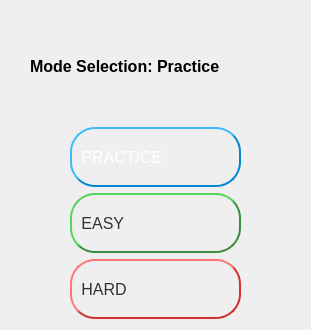
                    <widget class="QWidget" name="widget" native="true">
                     <property name="minimumSize">
                      <size>
                       <width>311</width>
                       <height>330</height>
                      </size>
                     </property>
                     <property name="maximumSize">
                      <size>
                       <width>311</width>
                       <height>330</height>
                      </size>
                     </property>
                     <property name="styleSheet">
                      <string notr="true">QWidget {
    background: qlineargradient(spread:pad, x1:0, y1:0, x2:1, y2:1, 
                                stop:0 #e1f5fe, stop:1 #b3e5fc); /* 稍微深一點的藍色 */
}
</string>
                     </property>
                     <layout class="QGridLayout" name="gridLayout">
                      <item row="0" column="0">
                       <widget class="QLabel" name="mode_selection_label">
                        <property name="minimumSize">
                         <size>
                          <width>580</width>
                          <height>0</height>
                         </size>
                        </property>
                        <property name="maximumSize">
                         <size>
                          <width>580</width>
                          <height>16777215</height>
                         </size>
                        </property>
                        <property name="font">
                         <font>
                          <family>Arial</family>
                          <pointsize>12</pointsize>
                          <weight>75</weight>
                          <bold>true</bold>
                         </font>
                        </property>
                        <property name="styleSheet">
                         <string notr="true">QLabel {
	font-weight: bold;
	padding: 4px 15px;
}</string>
                        </property>
                        <property name="text">
                         <string>Mode Selection: Practice</string>
                        </property>
                       </widget>
                      </item>
                      <item row="1" column="0">
                       <layout class="QGridLayout" name="gridLayout_3">
                        <item row="0" column="0">
                         <widget class="QPushButton" name="practice_btn">
                          <property name="sizePolicy">
                           <sizepolicy hsizetype="Minimum" vsizetype="Fixed">
                            <horstretch>0</horstretch>
                            <verstretch>0</verstretch>
                           </sizepolicy>
                          </property>
                          <property name="minimumSize">
                           <size>
                            <width>171</width>
                            <height>60</height>
                           </size>
                          </property>
                          <property name="maximumSize">
                           <size>
                            <width>171</width>
                            <height>60</height>
                           </size>
                          </property>
                          <property name="font">
                           <font>
                            <family>Arial</family>
                            <pointsize>12</pointsize>
                           </font>
                          </property>
                          <property name="cursor">
                           <cursorShape>PointingHandCursor</cursorShape>
                          </property>
                          <property name="styleSheet">
                           <string notr="true">QPushButton {
    color: #333;
    border: 2px solid #0288d1; /* 藍色邊框 */
    border-radius: 25px;
    border-style: outset;
	text-align: left;
    background: qradialgradient(
        cx: 0.3, cy: -0.4, fx: 0.3, fy: -0.4,
        radius: 1.35, stop: 0 #81d4fa, stop: 1 #0288d1
    );
    padding: 5px;
}

QPushButton:hover {
    background: qradialgradient(
        cx: 0.3, cy: -0.4, fx: 0.3, fy: -0.4,
        radius: 1.35, stop: 0 #4fc3f7, stop: 1 #0277bd
    );
}

QPushButton:pressed {
    background: qradialgradient(
        cx: 0.3, cy: -0.4, fx: 0.3, fy: -0.4,
        radius: 1.35, stop: 0 #0288d1, stop: 1 #01579b
    );
}

QPushButton:checked {
    background: qradialgradient(
        cx: 0.3, cy: -0.4, fx: 0.3, fy: -0.4,
        radius: 1.35, stop: 0 #0288d1, stop: 1 #01579b
    );
    color: white; /* 選中時文字變白比較清楚 */
}

QPushButton:focus {
    outline: none;
}</string>
                          </property>
                          <property name="text">
                           <string> PRACTICE</string>
                          </property>
                          <property name="icon">
                           <iconset resource="resource.qrc">
                            <normaloff>:/icons/icons/icons8-1-key-80.png</normaloff>:/icons/icons/icons8-1-key-80.png</iconset>
                          </property>
                          <property name="iconSize">
                           <size>
                            <width>25</width>
                            <height>25</height>
                           </size>
                          </property>
                          <property name="checkable">
                           <bool>true</bool>
                          </property>
                          <property name="checked">
                           <bool>true</bool>
                          </property>
                          <property name="autoRepeat">
                           <bool>false</bool>
                          </property>
                          <property name="autoExclusive">
                           <bool>true</bool>
                          </property>
                         </widget>
                        </item>
                        <item row="2" column="0">
                         <widget class="QPushButton" name="hard_btn">
                          <property name="minimumSize">
                           <size>
                            <width>171</width>
                            <height>60</height>
                           </size>
                          </property>
                          <property name="maximumSize">
                           <size>
                            <width>171</width>
                            <height>60</height>
                           </size>
                          </property>
                          <property name="font">
                           <font>
                            <family>Arial</family>
                            <pointsize>12</pointsize>
                           </font>
                          </property>
                          <property name="cursor">
                           <cursorShape>PointingHandCursor</cursorShape>
                          </property>
                          <property name="styleSheet">
                           <string notr="true">QPushButton {
    color: #333;
    border: 2px solid #d32f2f; /* 紅色邊框 */
    border-radius: 25px;
    border-style: outset;
    text-align: left;
    background: qradialgradient(
        cx: 0.3, cy: -0.4, fx: 0.3, fy: -0.4,
        radius: 1.35, stop: 0 #f28b82, stop: 1 #d32f2f
    );
    padding: 5px;
}

QPushButton:hover {
    background: qradialgradient(
        cx: 0.3, cy: -0.4, fx: 0.3, fy: -0.4,
        radius: 1.35, stop: 0 #e57373, stop: 1 #c62828
    );
}

QPushButton:pressed {
    background: qradialgradient(
        cx: 0.3, cy: -0.4, fx: 0.3, fy: -0.4,
        radius: 1.35, stop: 0 #d32f2f, stop: 1 #b71c1c
    );
}

/* checked 狀態，顏色變深 */
QPushButton:checked {
    background: qradialgradient(
        cx: 0.3, cy: -0.4, fx: 0.3, fy: -0.4,
        radius: 1.35, stop: 0 #c62828, stop: 1 #b71c1c
    );
	color: white; /* 選中時文字變白比較清楚 */
}

QPushButton:focus {
    outline: none;
}</string>
                          </property>
                          <property name="text">
                           <string> HARD</string>
                          </property>
                          <property name="icon">
                           <iconset resource="resource.qrc">
                            <normaloff>:/icons/icons/icons8-4-key-80.png</normaloff>:/icons/icons/icons8-4-key-80.png</iconset>
                          </property>
                          <property name="iconSize">
                           <size>
                            <width>25</width>
                            <height>25</height>
                           </size>
                          </property>
                          <property name="checkable">
                           <bool>true</bool>
                          </property>
                          <property name="autoRepeat">
                           <bool>false</bool>
                          </property>
                          <property name="autoExclusive">
                           <bool>true</bool>
                          </property>
                         </widget>
                        </item>
                        <item row="1" column="0">
                         <widget class="QPushButton" name="easy_btn">
                          <property name="minimumSize">
                           <size>
                            <width>171</width>
                            <height>60</height>
                           </size>
                          </property>
                          <property name="maximumSize">
                           <size>
                            <width>171</width>
                            <height>60</height>
                           </size>
                          </property>
                          <property name="font">
                           <font>
                            <family>Arial</family>
                            <pointsize>12</pointsize>
                           </font>
                          </property>
                          <property name="cursor">
                           <cursorShape>PointingHandCursor</cursorShape>
                          </property>
                          <property name="styleSheet">
                           <string notr="true">QPushButton {
    color: #333;
    border: 2px solid #388E3C; /* 綠色邊框 */
    border-radius: 25px;
    border-style: outset;
    text-align: left;
    background: qradialgradient(
        cx: 0.3, cy: -0.4, fx: 0.3, fy: -0.4,
        radius: 1.35, stop: 0 #a8e6a3, stop: 1 #4caf50
    );
    padding: 5px;
}

QPushButton:hover {
    background: qradialgradient(
        cx: 0.3, cy: -0.4, fx: 0.3, fy: -0.4,
        radius: 1.35, stop: 0 #81c784, stop: 1 #388e3c
    );
}

QPushButton:pressed {
    background: qradialgradient(
        cx: 0.3, cy: -0.4, fx: 0.3, fy: -0.4,
        radius: 1.35, stop: 0 #4caf50, stop: 1 #2e7d32
    );
}

/* 新增 checked 狀態 */
QPushButton:checked {
    background: qradialgradient(
        cx: 0.3, cy: -0.4, fx: 0.3, fy: -0.4,
        radius: 1.35, stop: 0 #388E3C, stop: 1 #1B5E20
    );
	color: white; /* 選中時文字變白比較清楚 */
}

QPushButton:focus {
    outline: none;
}
</string>
                          </property>
                          <property name="text">
                           <string> EASY</string>
                          </property>
                          <property name="icon">
                           <iconset resource="resource.qrc">
                            <normaloff>:/icons/icons/icons8-2-key-80.png</normaloff>:/icons/icons/icons8-2-key-80.png</iconset>
                          </property>
                          <property name="iconSize">
                           <size>
                            <width>25</width>
                            <height>25</height>
                           </size>
                          </property>
                          <property name="checkable">
                           <bool>true</bool>
                          </property>
                          <property name="checked">
                           <bool>false</bool>
                          </property>
                          <property name="autoExclusive">
                           <bool>true</bool>
                          </property>
                         </widget>
                        </item>
                       </layout>
                      </item>
                     </layout>
                    </widget>
